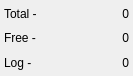
<?xml version="1.0" encoding="UTF-8"?>
<ui version="4.0">
 <class>SdStatisticsForm</class>
 <widget class="QWidget" name="SdStatisticsForm">
  <property name="geometry">
   <rect>
    <x>0</x>
    <y>0</y>
    <width>133</width>
    <height>76</height>
   </rect>
  </property>
  <property name="windowTitle">
   <string>Form</string>
  </property>
  <layout class="QVBoxLayout" name="verticalLayout">
   <property name="spacing">
    <number>6</number>
   </property>
   <property name="leftMargin">
    <number>4</number>
   </property>
   <property name="topMargin">
    <number>4</number>
   </property>
   <property name="rightMargin">
    <number>4</number>
   </property>
   <property name="bottomMargin">
    <number>4</number>
   </property>
   <item>
    <layout class="QHBoxLayout" name="horizontalLayout" stretch="0,1">
     <item>
      <widget class="QLabel" name="label">
       <property name="text">
        <string>Total - </string>
       </property>
      </widget>
     </item>
     <item>
      <widget class="QLabel" name="totalSizeLabel">
       <property name="text">
        <string>0</string>
       </property>
       <property name="alignment">
        <set>Qt::AlignRight|Qt::AlignTrailing|Qt::AlignVCenter</set>
       </property>
      </widget>
     </item>
    </layout>
   </item>
   <item>
    <layout class="QHBoxLayout" name="horizontalLayout_2" stretch="0,1">
     <item>
      <widget class="QLabel" name="label_2">
       <property name="text">
        <string>Free - </string>
       </property>
      </widget>
     </item>
     <item>
      <widget class="QLabel" name="freeSizeLabel">
       <property name="text">
        <string>0</string>
       </property>
       <property name="alignment">
        <set>Qt::AlignRight|Qt::AlignTrailing|Qt::AlignVCenter</set>
       </property>
      </widget>
     </item>
    </layout>
   </item>
   <item>
    <layout class="QHBoxLayout" name="horizontalLayout_3" stretch="0,1">
     <item>
      <widget class="QLabel" name="label_3">
       <property name="text">
        <string>Log - </string>
       </property>
      </widget>
     </item>
     <item>
      <widget class="QLabel" name="logSizeLabel">
       <property name="text">
        <string>0</string>
       </property>
       <property name="alignment">
        <set>Qt::AlignRight|Qt::AlignTrailing|Qt::AlignVCenter</set>
       </property>
      </widget>
     </item>
    </layout>
   </item>
  </layout>
 </widget>
 <resources/>
 <connections/>
</ui>
